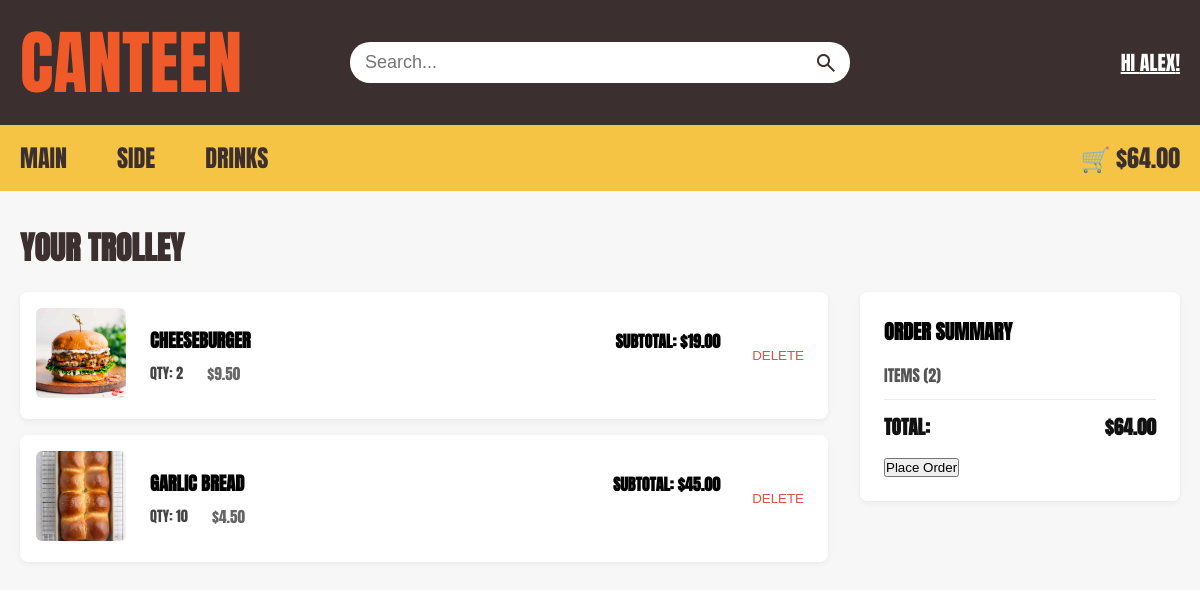
Before: /trolley (signed in) with the older database file.
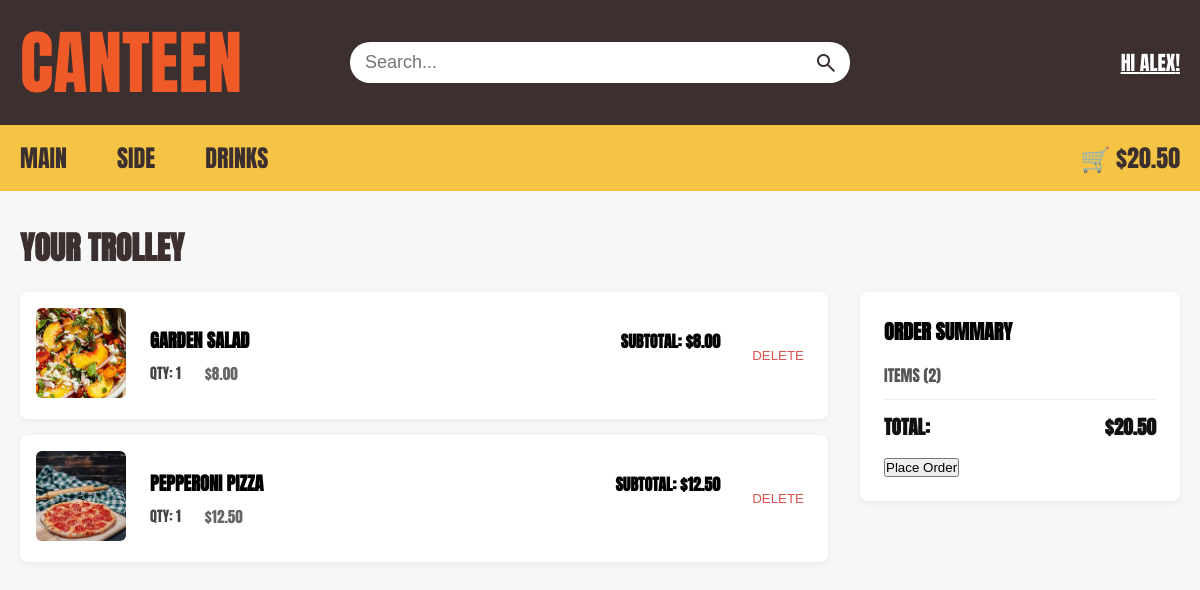
After: the same page with the newer database file.
### tables this page shows
CREATE TABLE Trolley (trolley_ID INTEGER PRIMARY KEY, user_ID INTEGER REFERENCES User (ID), item_ID INTEGER REFERENCES Menu (item_ID), quantity INTEGER);

CREATE TABLE Menu (item_ID INTEGER PRIMARY KEY NOT NULL UNIQUE, item_name TEXT, item_type TEXT, is_available INTEGER, price NUMERIC (10, 2), item_photo TEXT, item_description TEXT);

### app.py (the view)
@app.route('/trolley')
def trolley():
    if 'user_id' not in session:
        return redirect('/login')
    user_ID = session['user_id']
    db = get_db()
    db.row_factory = sqlite3.Row
    trolley_items = db.execute(
        """
        SELECT
            Trolley.trolley_ID,
            Trolley.item_ID,
            Trolley.quantity,
            Menu.item_name,
            Menu.price,
            Menu.item_photo
        FROM Trolley
        JOIN Menu
            ON Trolley.item_ID = Menu.item_ID
        WHERE Trolley.user_ID = ?
        """,
        (user_ID,)
    ).fetchall()
    total = sum(
        item['price'] * item['quantity']
        for item in trolley_items
    )
    return render_template(
        'trolley.html',
        trolley_items=trolley_items,
        total=total
    )

### app.py (called while the page is built)
def get_db():
    db = getattr(g, '_database', None)
    if db is None:
        db = g._database = sqlite3.connect(DATABASE)
    return db

@app.teardown_appcontext
def close_connection(exception):
    db = getattr(g, '_database', None)
    if db is not None:
        db.close()

### templates/trolley.html (shortened to what this page needs)
<!DOCTYPE html>
<html lang="en">
<head>
  <link rel="stylesheet" href="{{ url_for('static', filename='style.css') }}">
  <link rel="stylesheet" href="{{ url_for('static', filename='trolley.css') }}">
</head>
<body>
  <header>
    <div class="top-bar">
      <div class="container top-bar-content">
        <div class="top-left"><a href="{{ url_for('home') }}">CANTEEN</a></div>
        <form class="search-container" method="GET" action="{{ url_for('search') }}">
          <input type="text" placeholder="Search..." name="query" autocomplete="off">
          <button type="submit" class="search-btn">
            <span class="material-symbols-outlined">search</span>
          </button>
        </form>
        {% if session.get('user_id') %}
          <a class="top-right" onclick="OpenAccountmanage();return false;" id="accountpopup" href="#">Hi {{ session['first_name'] }}!</a>
        {% else %}
          <div class="top-right"><p><a href="{{ url_for('user_login') }}">Log in</a> / <a href="{{ url_for('signup') }}">Sign up</a></p></div>
        {% endif %}
      </div>
    </div>
    <nav class="bottom-nav">
      <div class="container nav-content">
        <div class="nav-links">
          <a href="{{ url_for('catergory', item_type='Main') }}">Main</a>
          <a href="{{ url_for('catergory', item_type='Side') }}">Side</a>
          <a href="{{ url_for('catergory', item_type='Drink') }}">Drinks</a>
        </div>
        <div class="cart">
          <a href="{{ url_for('trolley') }}" id="cart-total-link">🛒 ${{ "%.2f"|format(total) }}</a>
        </div>
      </div>
    </nav>
  </header>
  <main class="container trolley-container">
    <h1>Your Trolley</h1>
    {% if trolley_items %}
      <div class="trolley-layout">
        <div class="trolley-items-list">
          {% for item in trolley_items %}
            <div class="trolley-card">
              <div class="item-image">
                <img src="{{ url_for('static', filename='images/' + item.item_photo) }}" alt="{{ item.item_name }}">
              </div>
              <div class="item-details">
                <div class="item-header">
                  <h2>{{ item.item_name }}</h2>
                  <span class="item-subtotal">Subtotal: ${{ "%.2f"|format(item.price * item.quantity) }}</span>
                </div>
                <div class="item-meta">
                  <span class="item-qty">Qty: {{ item.quantity }}</span>
                  <span class="item-price">${{ "%.2f"|format(item.price) }}</span>
                </div>
              </div>
              <button class="remove-btn" data-item-id="{{ item.item_ID }}" onclick="removeItemFromTrolley(this.dataset.itemId)" title="Remove item">
                <span class="delete_text">DELETE</span>
              </button>
            </div>
          {% endfor %}
        </div>
        <div class="trolley-summary">
          <h2>Order Summary</h2>
          <div class="summary-row">
            <span>Items ({{ trolley_items|length }})</span>
          </div>
          <hr class="summary-divider">
          <div class="summary-row total-row">
            <span>Total:</span>
            <span>${{ "%.2f"|format(total) }}</span>
          </div>
          <form action="{{ url_for('checkout') }}" method="POST">
            <button type="submit" class="order-btn">Place Order</button>
          </form>
        </div>
      </div>
    {% else %}
      <div class="empty-trolley">
        <p>Your trolley is currently empty.</p>
        <a href="{{ url_for('home') }}" class="browse-btn">Browse Menu</a>
      </div>
    {% endif %}
  </main>
</body>
</html>

### static/style.css (style rules this page uses)
* { margin: 0; padding: 0; box-sizing: border-box; }
body { margin: 0; padding: 0; overflow-x: hidden; background-color: #f7f7f7; font-family: "Anton", sans-serif; text-transform: uppercase; }
.container { width: 100%; max-width: 1400px; margin-left: auto; margin-right: auto; padding-left: 20px; padding-right: 20px; }
.top-bar { background: #3b2f2f; width: 100%; padding: 10px 0; }
.top-bar-content { display: flex; justify-content: space-between; align-items: center; }
.top-left, .top-right { flex: 1; }
.top-left a { color: #f05a28; font-size: 70px; text-decoration: none; display: flex; }
.top-right { display: flex; justify-content: flex-end; align-items: center; color: white; font-size: 20px; }
.search-container { display: flex; align-items: center; flex-grow: 1; max-width: 500px; background: #ffffff; border-radius: 20px; overflow: hidden; margin: 0 20px; }
.search-container input { flex-grow: 1; border: none; padding: 10px 15px; outline: none; font-size: 18px; background: transparent; text-transform: none; -webkit-appearance: none; appearance: none; }
.search-btn { background: transparent; border: none; height: 100%; padding: 0 0 0 8px; display: flex; align-items: center; justify-content: center; cursor: pointer; outline: none; }
.material-symbols-outlined { margin: 0 12px 0 0; font-size: 24px !important; color: #3b2f2f; cursor: pointer; }
.bottom-nav { background-color: #f6c445; width: 100%; transition: top 0.3s; }
.nav-content { display: flex; justify-content: space-between; align-items: center; }
.nav-links { display: flex; gap: 10px; }
.nav-links a:first-child { padding-left: 0; }
.bottom-nav a { text-decoration: none; color: #3b2f2f; padding: 15px 20px; font-weight: 400; display: inline-block; font-size: 24px; }
.cart a { margin-left: auto; padding: 12px 0px 12px 20px; }
h1 { font-weight: 700; font-style: normal; text-align: left; margin: 25px 0 20px 0; color: #3b2f2f; }

### static/trolley.css (style rules this page uses)
.trolley-container { margin-top: 2rem; margin-bottom: 3rem; }
.trolley-layout { display: grid; grid-template-columns: 1fr 320px; gap: 2rem; align-items: start; }
.trolley-items-list { display: flex; flex-direction: column; gap: 1rem; }
.trolley-card { display: flex; align-items: center; background: #ffffff; padding: 1rem; border-radius: 8px; box-shadow: 0 2px 6px rgba(0, 0, 0, 0.06); gap: 1.5rem; }
.item-image img { width: 90px; height: 90px; object-fit: cover; border-radius: 6px; }
.item-details { flex: 1; }
.item-header { display: flex; justify-content: space-between; align-items: baseline; margin-bottom: 0.5rem; }
.item-header h2 { font-size: 1.15rem; margin: 0; }
.item-price { color: #666; font-size: 0.95rem; }
.item-meta { display: flex; gap: 1.5rem; font-size: 0.9rem; color: #444; }
.item-subtotal { font-weight: bold; }
.remove-btn { background: transparent; border: none; color: #d9534f; cursor: pointer; padding: 0.5rem; border-radius: 4px; transition: background 0.2s; }
.trolley-summary { background: #ffffff; padding: 1.5rem; border-radius: 8px; box-shadow: 0 2px 6px rgba(0, 0, 0, 0.06); position: sticky; top: 1rem; }
.trolley-summary h2 { font-size: 1.25rem; margin-top: 0; margin-bottom: 1rem; }
.summary-row { display: flex; justify-content: space-between; margin-bottom: 0.75rem; color: #555; }
.total-row { font-size: 1.2rem; font-weight: bold; color: #111; margin-top: 0.75rem; }
.summary-divider { border: none; border-top: 1px solid #eee; margin: 0.75rem 0; }

Changed rows visible on the page:
removed Trolley: item_photo (picture), item_name "CHEESEBURGER", quantity "2"
no longer on this page (row unchanged): Menu: item.price*item.quantity "19.00", price "9.50"
removed Trolley: item_photo (picture), item_name "GARLIC BREAD", quantity "10"
no longer on this page (row unchanged): Menu: item.price*item.quantity "45.00", price "4.50"
added Trolley: item_photo (picture), item_name "GARDEN SALAD", quantity "1"
now on this page (row unchanged): Menu: item.price*item.quantity "8.00", price "8.00"
added Trolley: item_photo (picture), item_name "PEPPERONI PIZZA", quantity "1"
now on this page (row unchanged): Menu: item.price*item.quantity "12.50", price "12.50"
Other visible differences:
{{ "%.2f"|format(total) }}: "64.00" → "20.50"
